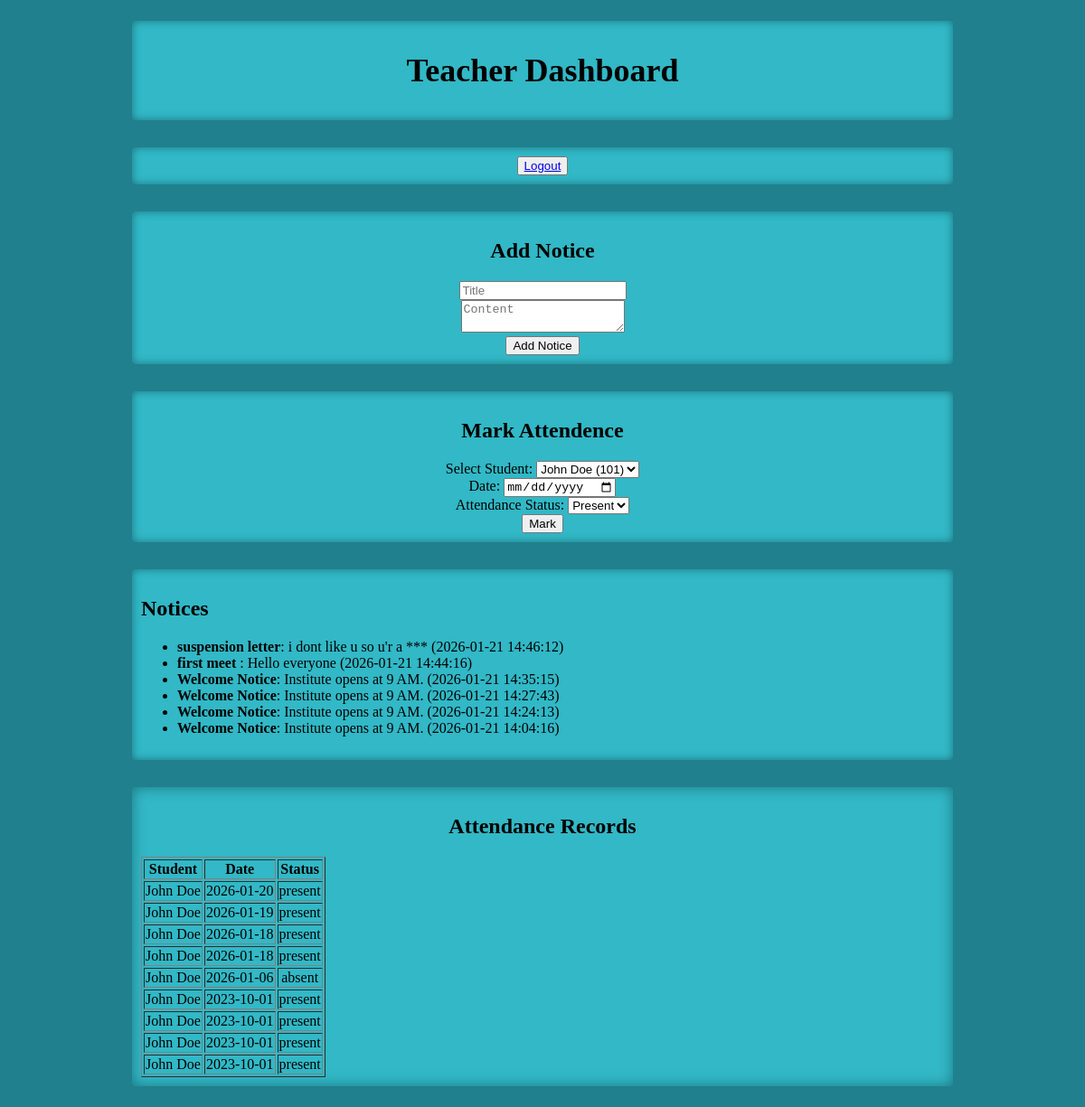
/teacher/dashboard (signed in), run on the app's committed database.
### tables this page shows
CREATE TABLE Notices (
            id INTEGER PRIMARY KEY AUTOINCREMENT,
            title TEXT NOT NULL,
            content TEXT NOT NULL,
            posted_by INTEGER NOT NULL, 
            date_posted TEXT DEFAULT CURRENT_TIMESTAMP,
            FOREIGN KEY (posted_by) REFERENCES Users(id)
        );

CREATE TABLE Attendance (
            id INTEGER PRIMARY KEY AUTOINCREMENT,
            student_id INTEGER NOT NULL,
            date TEXT NOT NULL,  
            status TEXT NOT NULL, 
            marked_by INTEGER NOT NULL,  
            FOREIGN KEY (student_id) REFERENCES Users(id),
            FOREIGN KEY (marked_by) REFERENCES Users(id)
        );

CREATE TABLE Users (
            id INTEGER PRIMARY KEY AUTOINCREMENT,
            username TEXT UNIQUE NOT NULL,  
            password_hash TEXT NOT NULL,
            role TEXT NOT NULL,  
            name TEXT NOT NULL,
            roll_no TEXT,  
            designation TEXT 
        );

### app.py (the view, shortened to what this page needs)
@app.route('/teacher/dashboard', methods=['GET', 'POST'])
@login_required
def teacher_dashboard():
    if current_user.role != 'teacher':
        return redirect(url_for('login'))
    conn = sqlite3.connect('erp.db')
    notices = conn.execute('SELECT id, title, content, date_posted FROM Notices ORDER BY date_posted DESC').fetchall()
    students = conn.execute('SELECT id, name, roll_no FROM Users WHERE role="student"').fetchall()
    attendance = conn.execute('SELECT a.id, u.name, a.date, a.status FROM Attendance a JOIN Users u ON a.student_id = u.id ORDER BY a.date DESC').fetchall()
    conn.close()
    return render_template('teacher_dashboard.html', notices=notices, students=students, attendance=attendance)

### app.py (called while the page is built)
@login_manager.user_loader
def load_user(user_id):
    conn = sqlite3.connect('erp.db')
    user = conn.execute('SELECT id, username, role FROM Users WHERE id=?', (user_id,)).fetchone()
    conn.close()
    if user:
        return User(user[0], user[1], user[2])
    return None

### templates/teacher_dashboard.html (shortened to what this page needs)
<!DOCTYPE html>
<html>
<head>
   <link rel="stylesheet" href="{{ url_for('static', filename='teacherstyle.css') }}">
</head>
<body>
    <div class="navbar">
     <h1>Teacher Dashboard</h1>
    </div>
     <div class="logout-box">
     <button type="submit" class="w-full py-2 px-4 rounded-md font-medium text-sm logout-btn border mb-4">
      <a href="{{ url_for('logout') }}">Logout</a>
    </button>
    </div>
    <div class="Add_Notices">
     <h2>Add Notice</h2>
      <form method="POST">
        <input type="text" name="title" placeholder="Title" required><br>
        <textarea name="content" placeholder="Content" required></textarea><br>
        <button type="submit" name="add_notice">Add Notice</button>
     </form>
    </div>
    <div class="Mark_Attendence">
    <h2>Mark Attendence</h2>
     <form method="POST">
        <label for="student_id">Select Student:</label>
        <select name="student_id" required>
            {% for student in students %}
                <option value="{{ student[0] }}">{{ student[1] }} ({{ student[2] }})</option>
            {% endfor %}
        </select><br>
         <label for="date">Date:</label>
         <input type="date" name="date" required><br>
        <label for="status">Attendance Status:</label>
        <select name="status" required>
            <option value="present">Present</option>
        </select><br>
        <button type="submit" name="mark_attendance">Mark</button>
     </form>
    </div>
    <div class="Notices">
     <h2>Notices</h2>
      <ul>
        {% for notice in notices %}
            <li><strong>{{ notice[1] }}</strong>: {{ notice[2] }} ({{ notice[3] }})</li>
        {% endfor %}
      </ul>
    </div>
    <div class="Attendence">
     <h2>Attendance Records</h2>
      <table border="1">
        <tr><th>Student</th><th>Date</th><th>Status</th></tr>
        {% for record in attendance %}
            <tr><td>{{ record[1] }}</td><td>{{ record[2] }}</td><td>{{ record[3] }}</td></tr>
        {% endfor %}
      </table>
    </div>
</body>
</html>

### static/teacherstyle.css (style rules this page uses)
.navbar { background-color: rgba(50, 184, 198, 1); margin: 15px auto; padding: 10px ; width: 75%; border-radius: 5px; box-shadow: inset 0 0 10px rgba(29, 116, 128, 1); text-align: center; font-size: large; }
.logout-box { background-color: rgba(50, 184, 198, 1); margin: 15px auto; padding: 10px ; width: 75%; border-radius: 5px; box-shadow: inset 0 0 10px rgba(29, 116, 128, 1); align-items: center; text-align: center; }
.Add_Notices { background-color: rgba(50, 184, 198, 1); margin: 15px auto; padding: 10px ; width: 75%; border-radius: 5px; box-shadow: inset 0 0 10px rgba(29, 116, 128, 1); align-items: center; text-align: center; }
.Mark_Attendence { background-color: rgba(50, 184, 198, 1); margin: 15px auto; padding: 10px ; width: 75%; border-radius: 5px; box-shadow: inset 0 0 10px rgba(29, 116, 128, 1); text-align: center; }
.Notices { background-color: rgba(50, 184, 198, 1); width: 75%; margin: 15px auto; padding: 10px; border-radius: 5px; box-shadow: inset 0 0 10px rgba(29, 116, 128, 1); align-content: center; align-items: center; }
.Attendence { background-color: rgba(50, 184, 198, 1); margin: 15px auto; padding: 10px ; width: 75%; border-radius: 5px; box-shadow: inset 0 0 15px rgba(29, 116, 128, 1); align-content: center; align-items: center; text-align: center; }
body { background-color: #21808d; display: flex; flex-direction: column; align-items: center; min-height: 100vh; }

### data on the page
Notices: title "suspension letter", content "i dont like u so u'r a ***", date_posted "2026-01-21 14:46:12"
Notices: title "first meet", content "Hello everyone", date_posted "2026-01-21 14:44:16"
Notices: title "Welcome Notice", content "Institute opens at 9 AM.", date_posted "2026-01-21 14:35:15"
Notices: title "Welcome Notice", content "Institute opens at 9 AM.", date_posted "2026-01-21 14:27:43"
Notices: title "Welcome Notice", content "Institute opens at 9 AM.", date_posted "2026-01-21 14:24:13"
Notices: title "Welcome Notice", content "Institute opens at 9 AM.", date_posted "2026-01-21 14:04:16"
Attendance: name "John Doe", date "2026-01-20", status "present"
Attendance: name "John Doe", date "2026-01-19", status "present"
Attendance: name "John Doe", date "2026-01-18", status "present"
Attendance: name "John Doe", date "2026-01-18", status "present"
Attendance: name "John Doe", date "2026-01-06", status "absent"
Attendance: name "John Doe", date "2023-10-01", status "present"
Attendance: name "John Doe", date "2023-10-01", status "present"
Attendance: name "John Doe", date "2023-10-01", status "present"
Attendance: name "John Doe", date "2023-10-01", status "present"

### other printed values
form field student_id "John Doe (101)"
